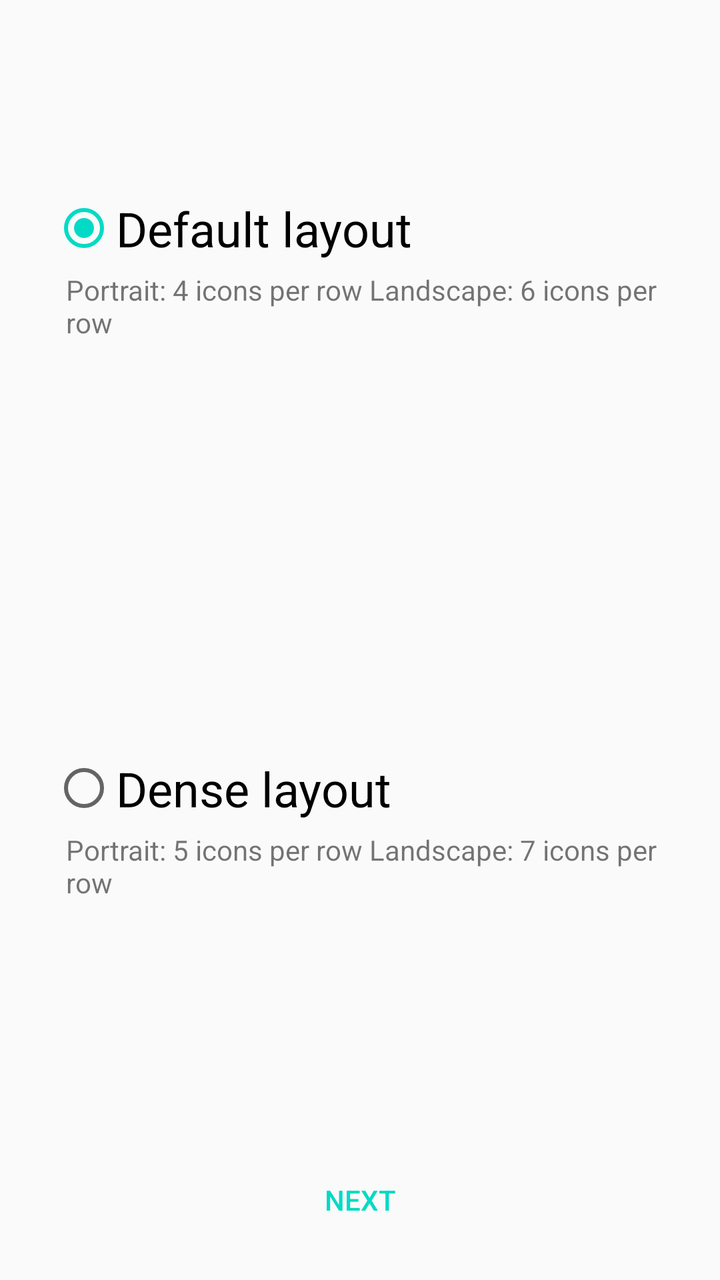
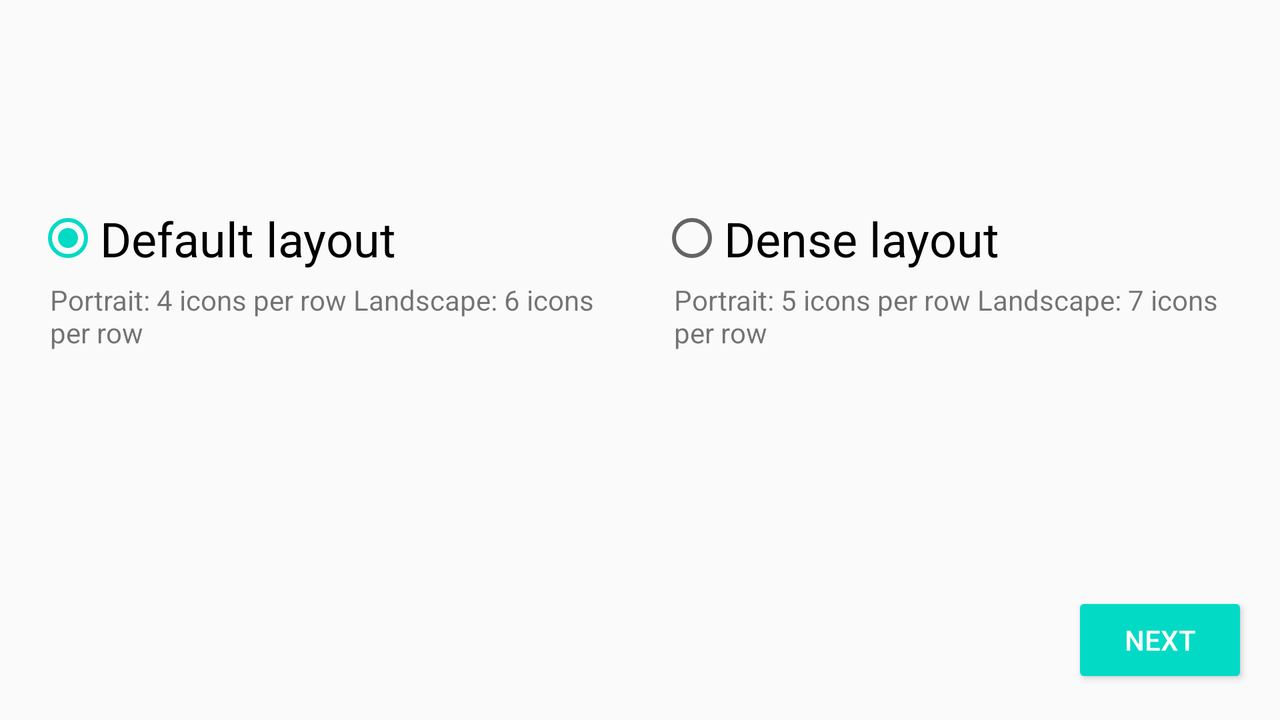

One screen, two layout resources from the same app: the default and the author's alternative for another configuration. Each is rendered where Android would select it; the XML of both is given below.
<!-- AndroidManifest.xml: application theme AppTheme -->
<!-- res/layout/activity_welcome_page4.xml -->
<?xml version="1.0" encoding="utf-8"?>
<android.support.constraint.ConstraintLayout xmlns:android="http://schemas.android.com/apk/res/android"
    xmlns:app="http://schemas.android.com/apk/res-auto"
    xmlns:tools="http://schemas.android.com/tools"
    android:layout_width="match_parent"
    android:layout_height="match_parent"
    tools:context=".WelcomePage4">


    <LinearLayout
        android:id="@+id/radioGroup"
        android:orientation="vertical"
        android:layout_width="0dp"
        android:layout_height="0dp"
        android:layout_marginStart="16dp"
        android:layout_marginTop="8dp"
        android:layout_marginEnd="16dp"
        android:layout_marginBottom="8dp"
        app:layout_constraintBottom_toTopOf="@+id/button4"
        app:layout_constraintEnd_toEndOf="parent"
        app:layout_constraintStart_toStartOf="parent"
        app:layout_constraintTop_toTopOf="parent">

        <LinearLayout
            android:layout_width="match_parent"
            android:layout_height="wrap_content"
            android:layout_margin="5dp"
            android:layout_weight="1"
            android:background="@drawable/radio_selector"
            android:orientation="vertical">

            <Space
                android:layout_width="match_parent"
                android:layout_height="wrap_content"
                android:layout_marginTop="80dp" />

            <RadioButton
                android:id="@+id/radioButton"
                style="@style/MyRadioButton"
                android:layout_width="match_parent"
                android:layout_height="wrap_content"
                android:background="@null"
                android:checked="true"
                android:text="@string/Default" />

            <TextView
                android:id="@+id/textView8"
                android:layout_width="wrap_content"
                android:layout_height="wrap_content"
                android:layout_marginStart="12dp"
                android:text="@string/DefaultDesc"
                android:textSize="14sp"
                app:layout_constraintStart_toStartOf="@+id/radioGroup"
                app:layout_constraintTop_toTopOf="@+id/radioGroup" />
        </LinearLayout>

        <LinearLayout
            android:layout_width="match_parent"
            android:layout_height="wrap_content"
            android:layout_margin="5dp"
            android:layout_weight="1"
            android:background="@drawable/radio_selector"
            android:orientation="vertical">


            <Space
                android:layout_width="match_parent"
                android:layout_height="wrap_content"
                android:layout_marginTop="80dp" />

            <RadioButton
                android:id="@+id/radioButton2"
                style="@style/MyRadioButton"
                android:layout_width="match_parent"
                android:layout_height="wrap_content"
                android:background="@null"
                android:text="@string/Dense" />

            <TextView
                android:id="@+id/textView9"
                android:layout_width="wrap_content"
                android:layout_height="wrap_content"
                android:layout_marginStart="12dp"
                android:text="@string/DenseDesc"
                android:textSize="14sp"
                app:layout_constraintStart_toStartOf="@+id/radioGroup"
                app:layout_constraintTop_toTopOf="@+id/radioGroup" />
        </LinearLayout>
    </LinearLayout>

    <Button
        style="@style/Widget.AppCompat.Button.Borderless.Colored"
        android:id="@+id/button4"
        android:layout_width="wrap_content"
        android:layout_height="wrap_content"
        android:layout_marginBottom="16dp"
        android:text="@string/Next"
        app:layout_constraintBottom_toBottomOf="parent"
        app:layout_constraintEnd_toEndOf="parent"
        android:onClick="btnClick"
        app:layout_constraintStart_toStartOf="parent" />

</android.support.constraint.ConstraintLayout>
<!-- resources referenced by this layout -->
<resources>
  <string name="Default">Default layout</string>
  <string name="DefaultDesc">Portrait: 4 icons per row Landscape: 6 icons per row</string>
  <string name="Dense">Dense layout</string>
  <string name="DenseDesc">Portrait: 5 icons per row Landscape: 7 icons per row</string>
  <string name="Next">Next</string>
  <style name="MyRadioButton" parent="Widget.AppCompat.CompoundButton.RadioButton">
          <item name="android:background">@drawable/radio_selector</item>
          <item name="android:textSize">24sp</item>
          <item name="android:layout_margin">5dp</item>
      </style>
  <style name="AppTheme" parent="Theme.AppCompat.Light.NoActionBar">
          
          <item name="colorPrimary">@color/colorPrimary</item>
          <item name="colorPrimaryDark">@color/colorPrimaryDark</item>
          <item name="colorAccent">@color/colorAccent</item>
      </style>
</resources>
<!-- res/layout-land/activity_welcome_page4.xml (the author's variant of the layout above) -->
<!-- drawn on the phone turned sideways -->
<?xml version="1.0" encoding="utf-8"?>
<android.support.constraint.ConstraintLayout xmlns:android="http://schemas.android.com/apk/res/android"
    xmlns:app="http://schemas.android.com/apk/res-auto"
    xmlns:tools="http://schemas.android.com/tools"
    android:layout_width="match_parent"
    android:layout_height="match_parent"
    tools:context=".WelcomePage4">


    <RadioGroup
        android:layout_width="0dp"
        android:layout_height="0dp"
        android:layout_marginStart="8dp"
        android:layout_marginTop="8dp"
        android:layout_marginEnd="8dp"
        android:layout_marginBottom="8dp"
        android:orientation="horizontal"
        app:layout_constraintBottom_toTopOf="@+id/button5"
        app:layout_constraintEnd_toEndOf="parent"
        app:layout_constraintStart_toStartOf="parent"
        app:layout_constraintTop_toTopOf="parent">

        <LinearLayout
            android:layout_width="wrap_content"
            android:layout_height="match_parent"
            android:layout_weight="1"
            android:layout_margin="5dp"
            android:background="@drawable/radio_selector"
            android:orientation="vertical">

            <Space
                android:layout_width="match_parent"
                android:layout_marginTop="85dp"
                android:layout_height="wrap_content" />

            <RadioButton
                android:id="@+id/radioButton"
                style="@style/MyRadioButton"
                android:layout_width="match_parent"
                android:layout_height="wrap_content"
                android:background="@null"
                android:checked="true"
                android:text="@string/Default" />

            <TextView
                android:id="@+id/textView10"
                android:layout_marginStart="12dp"
                android:layout_width="match_parent"
                android:layout_height="wrap_content"
                android:text="@string/DefaultDesc" />
        </LinearLayout>

        <LinearLayout
            android:layout_width="wrap_content"
            android:layout_height="match_parent"
            android:layout_weight="1"
            android:layout_margin="5dp"
            android:background="@drawable/radio_selector"
            android:orientation="vertical">

            <Space
                android:layout_width="match_parent"
                android:layout_marginTop="85dp"
                android:layout_height="wrap_content" />

            <RadioButton
                android:id="@+id/radioButton2"
                style="@style/MyRadioButton"
                android:layout_width="match_parent"
                android:layout_height="wrap_content"
                android:background="@null"
                android:text="@string/Dense" />

            <TextView
                android:id="@+id/textView11"
                android:layout_marginStart="12dp"
                android:layout_width="match_parent"
                android:layout_height="wrap_content"
                android:text="@string/DenseDesc" />
        </LinearLayout>

    </RadioGroup>

    <Button
        style="@style/Widget.AppCompat.Button.Colored"
        android:id="@+id/button5"
        android:layout_width="wrap_content"
        android:layout_height="wrap_content"
        android:layout_marginEnd="16dp"
        android:layout_marginBottom="16dp"
        android:text="@string/Next"
        android:onClick="btnClick"
        app:layout_constraintBottom_toBottomOf="parent"
        app:layout_constraintEnd_toEndOf="parent" />

</android.support.constraint.ConstraintLayout>
